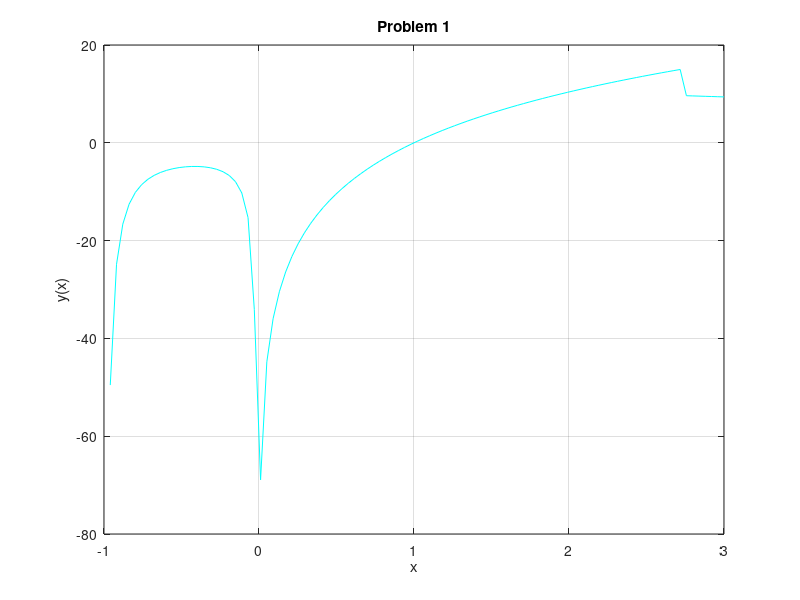

Write MATLAB code to recreate this figure.
close all; clear all; clc

x = linspace(-1,3,100);

yx = zeros(1,100);

for i=1:length(x)
    if(x(i)>=-1 && x(i)<0)
    yx(i) = (x(i)^2+1)/((x(i)^2)+x(i));
    elseif(x(i)>=0 && x(i)<2.718)
    yx(i) = 15*log(x(i));
    else
    yx(i) = 12.386 - x(i);
    end
end    

plot(x, yx, 'c-')
grid on
xlabel('x')
ylabel('y(x)')
title('Problem 1')